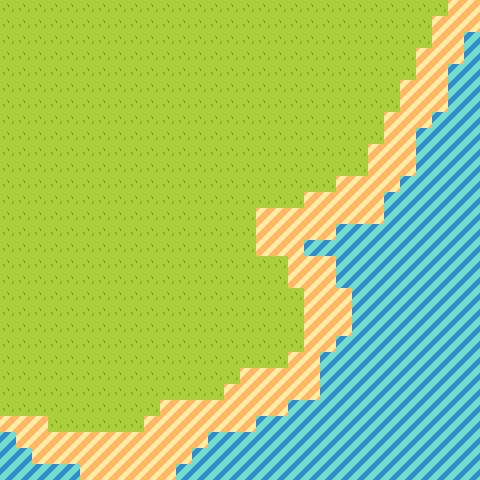

Below is a game level as drawn by its tile map, then a one-line description and the .tmx file that defines it, in full:
An orthogonal 30x30 tile map with 16x16 px tiles, 1 tile layer (Tile Layer 1).

<map version="1.10" tiledversion="1.11.0" orientation="orthogonal" renderorder="right-down" width="30" height="30" tilewidth="16" tileheight="16" infinite="0" nextlayerid="2" nextobjectid="1">
 <tileset firstgid="1" source="../tilesets/overworld tiles.tsx" />
 <layer id="1" name="Tile Layer 1" width="30" height="30">
  <data encoding="csv">
1,1,1,1,1,1,1,1,1,1,1,1,1,1,1,1,1,1,1,1,1,1,1,1,1,1,1,1,2,2,
1,1,1,1,1,1,1,1,1,1,1,1,1,1,1,1,1,1,1,1,1,1,1,1,1,1,1,2,2,2,
1,1,1,1,1,1,1,1,1,1,1,1,1,1,1,1,1,1,1,1,1,1,1,1,1,1,1,2,2,3,
1,1,1,1,1,1,1,1,1,1,1,1,1,1,1,1,1,1,1,1,1,1,1,1,1,1,2,2,2,3,
1,1,1,1,1,1,1,1,1,1,1,1,1,1,1,1,1,1,1,1,1,1,1,1,1,1,2,2,3,3,
1,1,1,1,1,1,1,1,1,1,1,1,1,1,1,1,1,1,1,1,1,1,1,1,1,2,2,2,3,3,
1,1,1,1,1,1,1,1,1,1,1,1,1,1,1,1,1,1,1,1,1,1,1,1,1,2,2,2,3,3,
1,1,1,1,1,1,1,1,1,1,1,1,1,1,1,1,1,1,1,1,1,1,1,1,2,2,2,3,3,3,
1,1,1,1,1,1,1,1,1,1,1,1,1,1,1,1,1,1,1,1,1,1,1,1,2,2,3,3,3,3,
1,1,1,1,1,1,1,1,1,1,1,1,1,1,1,1,1,1,1,1,1,1,1,2,2,2,3,3,3,3,
1,1,1,1,1,1,1,1,1,1,1,1,1,1,1,1,1,1,1,1,1,1,1,2,2,2,3,3,3,3,
1,1,1,1,1,1,1,1,1,1,1,1,1,1,1,1,1,1,1,1,1,2,2,2,2,3,3,3,3,3,
1,1,1,1,1,1,1,1,1,1,1,1,1,1,1,1,1,1,1,2,2,2,2,2,3,3,3,3,3,3,
1,1,1,1,1,1,1,1,1,1,1,1,1,1,1,1,2,2,2,2,2,2,2,2,3,3,3,3,3,3,
1,1,1,1,1,1,1,1,1,1,1,1,1,1,1,1,2,2,2,2,2,3,3,3,3,3,3,3,3,3,
1,1,1,1,1,1,1,1,1,1,1,1,1,1,1,1,2,2,2,3,3,3,3,3,3,3,3,3,3,3,
1,1,1,1,1,1,1,1,1,1,1,1,1,1,1,1,1,1,2,2,2,3,3,3,3,3,3,3,3,3,
1,1,1,1,1,1,1,1,1,1,1,1,1,1,1,1,1,1,2,2,2,3,3,3,3,3,3,3,3,3,
1,1,1,1,1,1,1,1,1,1,1,1,1,1,1,1,1,1,1,2,2,2,3,3,3,3,3,3,3,3,
1,1,1,1,1,1,1,1,1,1,1,1,1,1,1,1,1,1,1,2,2,2,3,3,3,3,3,3,3,3,
1,1,1,1,1,1,1,1,1,1,1,1,1,1,1,1,1,1,1,2,2,2,3,3,3,3,3,3,3,3,
1,1,1,1,1,1,1,1,1,1,1,1,1,1,1,1,1,1,1,2,2,3,3,3,3,3,3,3,3,3,
1,1,1,1,1,1,1,1,1,1,1,1,1,1,1,1,1,1,2,2,3,3,3,3,3,3,3,3,3,3,
1,1,1,1,1,1,1,1,1,1,1,1,1,1,1,2,2,2,2,2,3,3,3,3,3,3,3,3,3,3,
1,1,1,1,1,1,1,1,1,1,1,1,1,1,2,2,2,2,2,2,3,3,3,3,3,3,3,3,3,3,
1,1,1,1,1,1,1,1,1,1,2,2,2,2,2,2,2,2,3,3,3,3,3,3,3,3,3,3,3,3,
2,2,2,1,1,1,1,1,1,2,2,2,2,2,2,2,3,3,3,3,3,3,3,3,3,3,3,3,3,3,
3,2,2,2,2,2,2,2,2,2,2,2,2,3,3,3,3,3,3,3,3,3,3,3,3,3,3,3,3,3,
3,3,2,2,2,2,2,2,2,2,2,2,3,3,3,3,3,3,3,3,3,3,3,3,3,3,3,3,3,3,
3,3,3,3,3,2,2,2,2,2,2,3,3,3,3,3,3,3,3,3,3,3,3,3,3,3,3,3,3,3
</data>
 </layer>
</map>